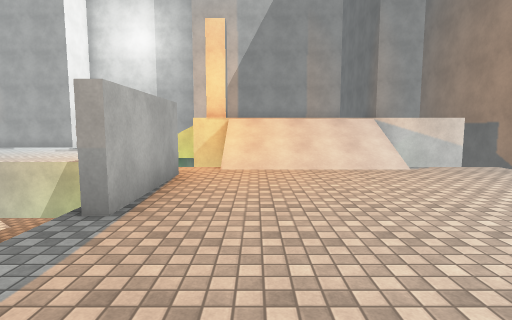
view 1 (above)

12 first-person views from a walk through a Unity game level. The camera is 1.5 m above the floor, tilts 6° down and sees 80° across. The floor is counted in squares, 1.89 m on a side. Each view is taken from the middle of a square. On the plan, view 1 faces up. The plan holds only what a view shows up to about 11 squares ahead; the rest is blank. The place goes on beyond the plan. The player character is not drawn. Surface patterns are stand-ins for the level's own textures.

view 2
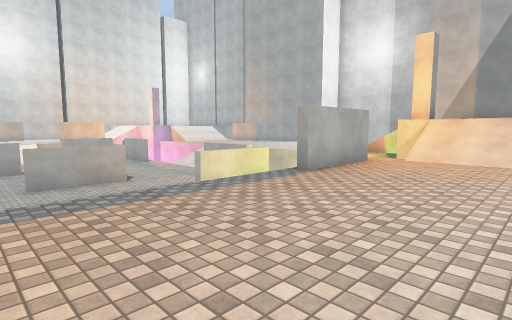

view 3
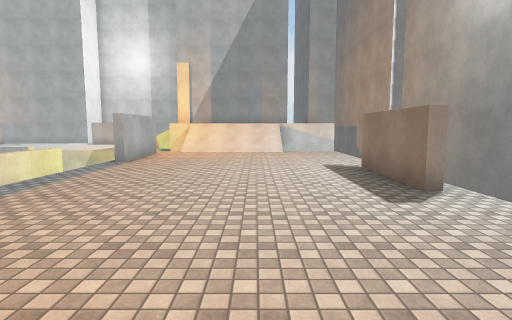

view 4
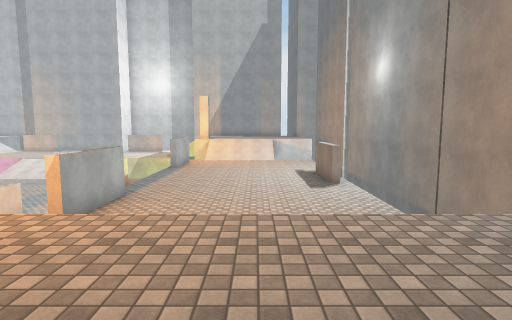

view 5
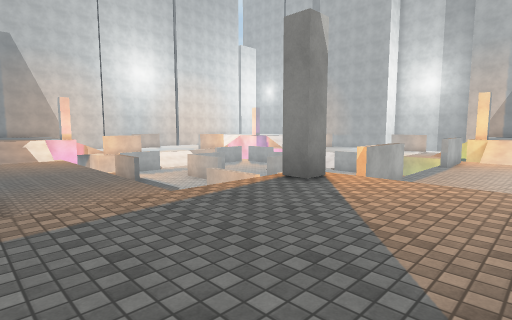

view 6
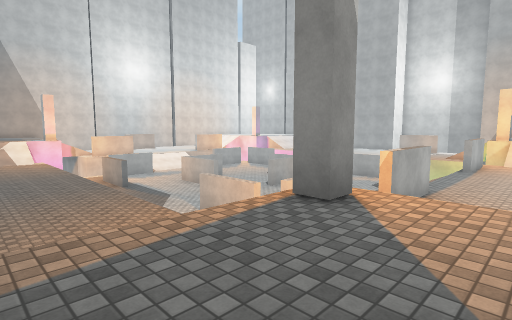

view 7
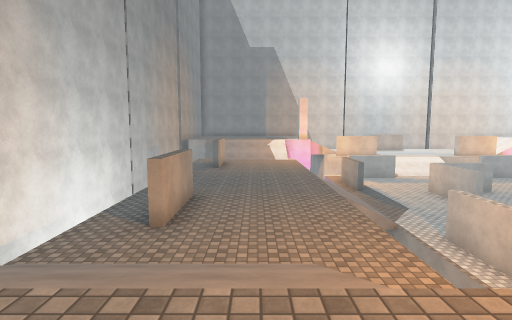

view 8
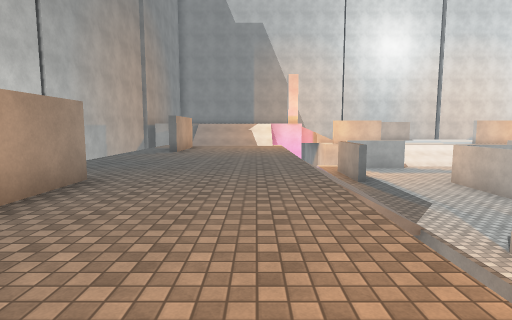

view 9
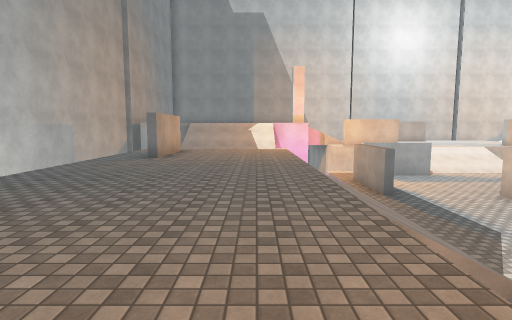

view 10
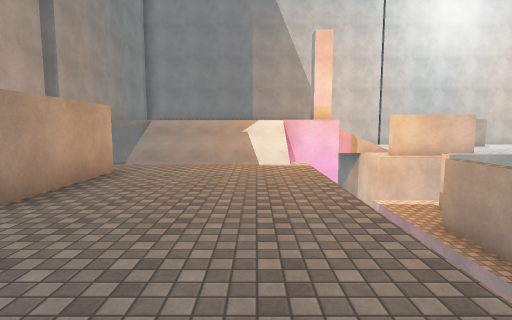

view 11
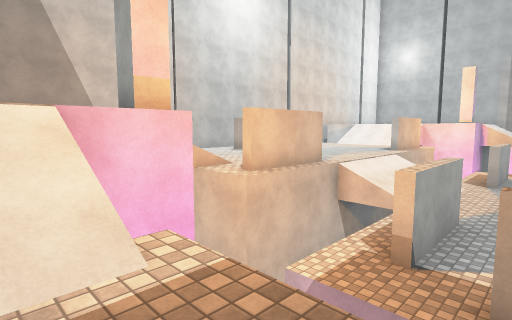

view 12
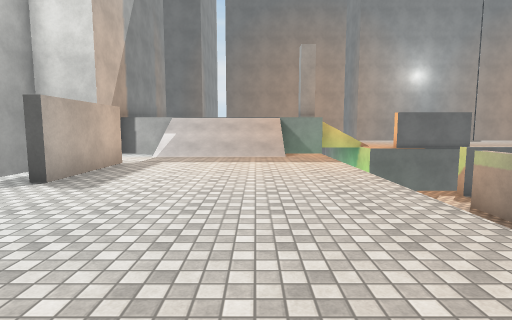

### Floor plan
Key: @ floor where view 1 was taken; # wall or solid block; x gap in a wall; . main floor; - floor 0.25 m lower than the main floor; : floor 1.75 m higher than the main floor; _ floor 2 m lower than the main floor; / step, stairs or slope; = window, fence, low wall or low ledge; v drop or lower ground; O other object.
Columns run from 26 left of view 1 to 7 right of it. Each row starts with its distance up from view 1.
 16                       v#
 15                         ##
 14                   --   -v
 13                  --##--/v
 12                 ------- /
 11                -------- /       #
 10               --------- /       #
  9                --------Ov       #
  8                 //vvvvvvv#      #
  7
  6                    ==vv v.////.v
  5                    ____ x......vv
  4          _#        _ #_ #......vv
  3          _#      ___ #_ v......v
  2          __      #__    /...... #
  1       -- /_      #___   /......##
  0      --- /_    __#____  /.@....##
 -1      --- /__  ______ _  /......v#
 -2        -  ___####    #  v......v##
 -3      -#- _#______    #  #......vv#
 -4      -#- _#________  #  #......v##
 -5       -- _####_____###  v   /   #
 -6 #        _____/////___
 -7 #                        v///vv
 -8 #        ...../////..... #:::::
 -9          /.............. :::::
-10           .............  ::::
-11           .............  ::::
-12          O.##......##..  ::::
-13            ............O
-14
-15      #################

Positions as (right, up) in squares from view 1, and headings:
1: (0, 0), facing up
2: (2, -2), facing up-left
3: (2, -5), facing up
4: (2, -10), facing up
5: (2, -12), facing up-left
6: (1, -11), facing up-left
7: (0, -10), facing left
8: (-3, -9), facing left
9: (-5, -9), facing left
10: (-10, -9), facing left
11: (-15, -9), facing up-left
12: (-12, 10), facing right
